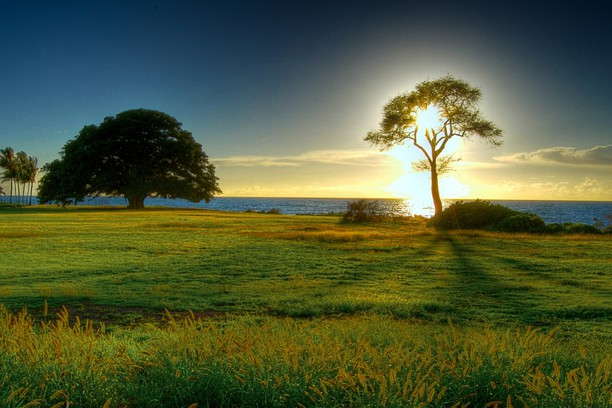
//> input picture Homeworks/ComputerVision/lab3/source/data/tree.jpg, 612 x 408 px
$ ./Lab3   (built with g++ and OpenCV 4)
//> lines starting //> are read from the running program, lines starting //| are printed output that depends on the picture
### Homeworks/ComputerVision/lab3/source/filter.h
#include <opencv2/core.hpp>
#include <opencv2/highgui.hpp>
#include <opencv2/imgproc.hpp>

using namespace cv;
// Generic class implementing a filter with the input and output image data and the parameters
class Filter {

	// Methods

public:

	// constructor
	// input_img: image to be filtered
	// filter_size : size of the kernel/window of the filter
	Filter(cv::Mat input_img, int filter_size);

	// perform filtering (in base class do nothing, to be reimplemented in the derived filters)
	void doFilter();

	// get the output of the filter
	cv::Mat getResult();

	//set the window size (square window of dimensions size x size)
	void setSize(int size);

	//get the Window Size
	int getSize();

	// Data

protected:

	// input image
	cv::Mat input_image;

	// output image (filter result)
	cv::Mat result_image;

	// window size
	int filter_size;


};

class GaussianFilter : public Filter {
public:

	GaussianFilter(Mat in, int size, double sig);
	virtual void doFilter();
	void setSigma(double s);
	double getSigma();

private:
	double sigma;
};

class MedianFilter : public Filter {

public :

	MedianFilter(Mat in, int size);
	virtual void doFilter();
};

class BilateralFilter : public Filter {

public:

	BilateralFilter(Mat in, int size, double range, double space);
	double getSigmaspace();
	double getSigmarange();
	void setSigmaspace(double s);
	void setSigmarange(double s);
	virtual void doFilter();

private:

	double sigmarange;
	double sigmaspace;
};

### Homeworks/ComputerVision/lab3/source/filter.cpp
#define _USE_MATH_DEFINES

#include <cmath>
#include <opencv2/core.hpp>
#include <opencv2/highgui.hpp>
#include <opencv2/imgproc.hpp>
#include <iostream>
#include <vector>
#include <math.h>
#include "filter.h"


using namespace cv;
using namespace std;
// constructor
Filter::Filter(Mat input_img, int size) {

	input_image = input_img;
	if (size % 2 == 0)
		size++;
	filter_size = size;
}

// for base class do nothing (in derived classes it performs the corresponding filter)
// [6 lines left out: function doFilter, not called in this run]

// get output of the filter
cv::Mat Filter::getResult() {

	return result_image;
	}

//set window size (it needs to be odd)
// [12 lines left out: functions setSize, getSize, not called in this run]

MedianFilter::MedianFilter(Mat in, int size) : Filter(in, size) {}

void MedianFilter::doFilter()
{
	medianBlur(input_image, result_image, filter_size);
	// [39 lines of commented-out code are left out]
}

GaussianFilter::GaussianFilter(Mat in, int size, double sig) : Filter(in, size)
{
	sigma = sig;
}

void GaussianFilter::doFilter()
{
	GaussianBlur(input_image, result_image, Size(filter_size, filter_size), sigma, sigma, BORDER_DEFAULT);
}

void GaussianFilter::setSigma(double s) { sigma = s; }

double GaussianFilter::getSigma() { return sigma; }

BilateralFilter::BilateralFilter(Mat in, int size, double range, double space) : Filter(in, size)
{
	sigmarange = range;
	sigmaspace = space;
}

double BilateralFilter::getSigmaspace()
{ return sigmaspace; }

double BilateralFilter::getSigmarange()
{ return sigmarange; }

void BilateralFilter::setSigmaspace(double s)
{ sigmaspace = s; }

void BilateralFilter::setSigmarange(double s)
{ sigmarange = s; }

void BilateralFilter::doFilter()
{
	bilateralFilter(input_image, result_image, filter_size, sigmarange, sigmaspace, BORDER_DEFAULT);
}

### Homeworks/ComputerVision/lab3/source/Lab3.cpp
#include <opencv2/calib3d.hpp>
#include <opencv2/highgui.hpp>
#include <opencv2/imgproc.hpp>
#include <opencv2/core.hpp>
#include <opencv2/opencv.hpp>
#include <opencv2/imgcodecs.hpp>
#include <opencv2/imgcodecs.hpp>
#include <iostream>
#include "filter.h"


using namespace cv;
using namespace std;
const char* source1 = "data/image.jpg";
const char* source2 = "data/countryside.jpg";
const char* source3 = "data/lena.png";
const char* source4 = "data/tree.jpg";

struct ImageWithParamsMed
{
	int tb_max;
	int a_m;
	Mat src_img;
};
ImageWithParamsMed iwpm;

struct ImageWithParamsGauss
{
	int tb_maxs;
	int tb_maxk;
	int a_m;
	double sigma;
	int valsig;
	Mat src_img;
};
ImageWithParamsGauss iwpg;

struct ImageWithParamsBil
{
	int tb_maxCol;
	int tb_maxSpa;
	int a_m;
	double sigmaColor;
	double sigmaSpace;
	int valsigcolor;
	int valsigspace;
	Mat src_img;
};
ImageWithParamsBil iwpb;

void showHistogram(vector<Mat>& hists);
void part1();
void part2();
void foo1(int x, void*);
void foo2s(int x, void* ud);
void foo2k(int x, void* ud);
void foo3s(int x, void* ud);
void foo3c(int x, void* ud);

int main(void)
{
	part1(); // Histogram Equalization
	part2(); // Image Filtering
	return 0;
}

void part2()
{
	Mat s = imread(source4);
	String g = "gaussian";
	String m = "median";
	String b = "bilateral";

	//gaussian
	iwpg.src_img = s;
	iwpg.tb_maxs = 50;
	iwpg.tb_maxk = 50;
	iwpg.a_m = 3;
	iwpg.sigma = 0.0;
	iwpg.valsig = 0;
	namedWindow(g, WINDOW_NORMAL);
	createTrackbar("kerenl", g, &iwpg.a_m, iwpg.tb_maxk, foo2k);
	createTrackbar("sigma", g, &iwpg.valsig, iwpg.tb_maxs, foo2s);
	foo2s(iwpg.a_m, NULL);
	foo2k(iwpg.valsig, NULL);

	//median
	iwpm.src_img = s;
	iwpm.a_m = 3;
	iwpm.tb_max = 50;
	namedWindow(m, WINDOW_NORMAL);
	createTrackbar("kerenl",m, &iwpm.a_m, iwpm.tb_max, foo1);
	foo1(iwpm.a_m, NULL);

	//bilateral
	iwpb.a_m = 9;
	iwpb.src_img = s;
	iwpb.tb_maxCol = 100;
	iwpb.tb_maxSpa = 100;
	iwpb.sigmaColor = 0.0;
	iwpb.sigmaSpace = 0.0;
	iwpb.valsigcolor = 0;
	iwpb.valsigspace = 0;
	namedWindow(b, WINDOW_NORMAL);
	createTrackbar("sigmaColor", b, &iwpb.valsigcolor, iwpb.tb_maxCol, foo3c);
	createTrackbar("sigmaSpace", b, &iwpb.valsigspace, iwpb.tb_maxSpa, foo3s);
	foo3s(iwpb.valsigspace, NULL);
	foo3c(iwpb.valsigcolor, NULL);

	waitKey(0);

}

void foo3c(int x, void* ud)
{
	iwpb.sigmaColor = double(x);
	BilateralFilter bl(iwpb.src_img, iwpb.a_m, iwpb.sigmaColor, iwpb.sigmaSpace);
	bl.doFilter();
	imshow("bilateral", bl.getResult());
}

void foo3s(int x, void* ud)
{
	iwpb.sigmaSpace = double(x);
	BilateralFilter bl(iwpb.src_img, iwpb.a_m, iwpb.sigmaColor, iwpb.sigmaSpace);
	bl.doFilter();
	imshow("bilateral", bl.getResult());
}

void foo2s(int x, void* ud)
{
	iwpg.sigma = double(x);
	GaussianFilter gf(iwpg.src_img, iwpg.a_m, iwpg.sigma);
	gf.doFilter();
	imshow("gaussian", gf.getResult());
}

void foo2k(int x, void* ud)
{
	iwpg.a_m = x;
	GaussianFilter gf(iwpg.src_img, iwpg.a_m, iwpg.sigma);
	gf.doFilter();
	imshow("gaussian", gf.getResult());
}

void foo1(int x, void*)
{
	iwpm.a_m = x;
    MedianFilter mf(iwpm.src_img, iwpm.a_m);
	mf.doFilter();
	imshow("median", mf.getResult());
}

void part1()
{
	Mat src = imread(source4); //img
//> src is the input picture: 408 rows x 612 cols, CV_8UC3; mean B, G, R 57.7, 91.3, 81.3
	resize(src, src, Size(src.cols / 2.5, src.rows / 2.5));
//> src: 163 rows x 244 cols, CV_8UC3
	int size = 256; //from 0 to 255
	float range[] = { 0, 256 }; //the upper boundary is exclusive
	const float* hrange = { range };
	//Set the range of values(as we said, between 0 and 255)
	Mat res0, res1, res2, res3;
	vector<Mat> img;
	vector<Mat> img2;
	vector<Mat> hists(3);
	vector<Mat> hists1(3);
	vector<Mat> hists2(3);
	vector<Mat> hists3(3);

	split(src, img);
	//histograms
	calcHist(&img[0], 1, 0, Mat(), hists.at(0), 1, &size, &hrange, true, false); //for blue
	calcHist(&img[1], 1, 0, Mat(), hists.at(1), 1, &size, &hrange, true, false); //for green
	calcHist(&img[2], 1, 0, Mat(), hists.at(2), 1, &size, &hrange, true, false); //for red
	//Equalize
	equalizeHist(img[0], img[0]);
	equalizeHist(img[1], img[1]);
	equalizeHist(img[2], img[2]);
	merge(img, res0); //merging
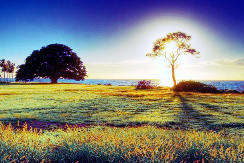
//> res0: 163 rows x 244 cols, CV_8UC3; mean B, G, R 125.6, 128.4, 127.7
	showHistogram(hists); //show hists
//> the loop in showHistogram, `for (int i = 0, end = hists.size(); i < end; i++)` made 3 passes
//> pass 1, in showHistogram, `cv::imshow(hists.size() == 1 ? "value" : wname[i], canvas[i]);`:
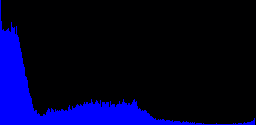
//> window 'blue': 125 rows x 256 cols, CV_8UC3; mean B, G, R 40.8, 0, 0
	namedWindow("Source");
	imshow("Source", src);
	namedWindow("res0");
	imshow("res0", res0);

	//end of point 6

	cvtColor(src, res1, COLOR_BGR2HSV);
//> res1: 163 rows x 244 cols, CV_8UC3; mean H, S, V 53.9, 161.5, 99.8
	split(res1, img2);
	calcHist(&img2[0], 1, 0, Mat(), hists1.at(0), 1, &size, &hrange, true, false);
	calcHist(&img2[1], 1, 0, Mat(), hists1.at(1), 1, &size, &hrange, true, false);
	calcHist(&img2[2], 1, 0, Mat(), hists1.at(2), 1, &size, &hrange, true, false);
	equalizeHist(img2[0], img2[0]);
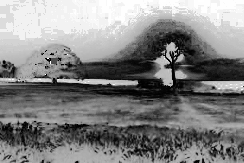
//> img2[0]: 163 rows x 244 cols, CV_8UC1; min 0, max 255, mean 130.9
	merge(img2, res1);
//> res1: 163 rows x 244 cols, CV_8UC3; mean H, S, V 130.9, 161.5, 99.8
	cvtColor(res1, res1, COLOR_HSV2BGR);
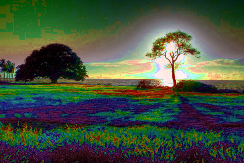
//> res1: 163 rows x 244 cols, CV_8UC3; mean B, G, R 63.6, 81.3, 69


	cvtColor(src, res2, COLOR_BGR2HSV);
	split(res2, img2);
	calcHist(&img2[0], 1, 0, Mat(), hists2.at(0), 1, &size, &hrange, true, false);
	calcHist(&img2[1], 1, 0, Mat(), hists2.at(1), 1, &size, &hrange, true, false);
	calcHist(&img2[2], 1, 0, Mat(), hists2.at(2), 1, &size, &hrange, true, false);
	equalizeHist(img2[1], img2[1]);
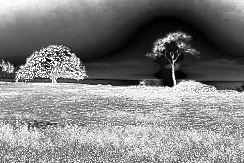
//> img2[1]: 163 rows x 244 cols, CV_8UC1; min 0, max 255, mean 128.2
	merge(img2, res2);
//> res2: 163 rows x 244 cols, CV_8UC3; mean H, S, V 53.9, 128.2, 99.8
	cvtColor(res2, res2, COLOR_HSV2BGR);


	cvtColor(src, res3, COLOR_BGR2HSV);
	split(res3, img2);
	calcHist(&img2[0], 1, 0, Mat(), hists3.at(0), 1, &size, &hrange, true, false);
	calcHist(&img2[1], 1, 0, Mat(), hists3.at(1), 1, &size, &hrange, true, false);
	calcHist(&img2[2], 1, 0, Mat(), hists3.at(2), 1, &size, &hrange, true, false);
	equalizeHist(img2[2], img2[2]);
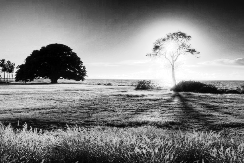
//> img2[2]: 163 rows x 244 cols, CV_8UC1; min 0, max 255, mean 128.3
	merge(img2, res3);
//> res3: 163 rows x 244 cols, CV_8UC3; mean H, S, V 53.9, 161.5, 128.3
	cvtColor(res3, res3, COLOR_HSV2BGR);
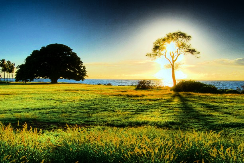
//> res3: 163 rows x 244 cols, CV_8UC3; mean B, G, R 74.3, 116.7, 104.9


	namedWindow("res1");
	imshow("res1", res1);
	//showHistogram(hists1);
	namedWindow("res2");
	imshow("res2", res2);
	//showHistogram(hists2);
	namedWindow("res3");
	imshow("res3", res3);
	//showHistogram(hists3);

	waitKey(0);
}

void showHistogram(std::vector<cv::Mat>& hists)
{
	// Min/Max computation
	double hmax[3] = { 0,0,0 };
	double min;
	cv::minMaxLoc(hists[0], &min, &hmax[0]);
	cv::minMaxLoc(hists[1], &min, &hmax[1]);
	cv::minMaxLoc(hists[2], &min, &hmax[2]);

	std::string wname[3] = { "blue", "green", "red" };
	cv::Scalar colors[3] = { cv::Scalar(255,0,0), cv::Scalar(0,255,0),
							 cv::Scalar(0,0,255) };

	std::vector<cv::Mat> canvas(hists.size());

	// Display each histogram in a canvas
	for (int i = 0, end = hists.size(); i < end; i++)
	{
		canvas[i] = cv::Mat::ones(125, hists[0].rows, CV_8UC3);

		for (int j = 0, rows = canvas[i].rows; j < hists[0].rows - 1; j++)
		{
			cv::line(
				canvas[i],
				cv::Point(j, rows),
				cv::Point(j, rows - (hists[i].at<float>(j) * rows / hmax[i])),
				hists.size() == 1 ? cv::Scalar(200, 200, 200) : colors[i],
				1, 8, 0
			);
		}

		cv::imshow(hists.size() == 1 ? "value" : wname[i], canvas[i]);
	}
}
